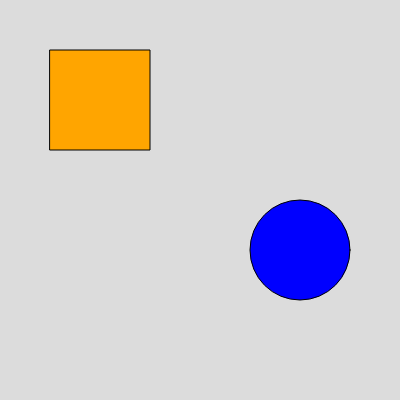
Frame 1 (no input)
Frame 60 (no input): identical to frame 1, image omitted
Frame 120 (the mouse pressed at the canvas centre since frame 60): identical to frame 1, image omitted

The p5.js sketch that drew this single still picture (run headless with seeded random() and noise() and a simulated clock; from frame 60 on, the mouse is pressed at the canvas centre):

// p5.js sketch
// ── sketch.js
var colors = ['red', 'blue', 'green', 'orange', 'white'];
var color1, color2;

function setup() {
  createCanvas(400, 400);
  color1 = colors[floor(random(0, colors.length))];
	color2 = colors[floor(random(0, colors.length))];
}

function draw() {
  background(220);
  rectMode(CENTER);
  fill(color1)
  rect(100,100,100,100);
  fill(color2)
  ellipse(300,250,100);
}
